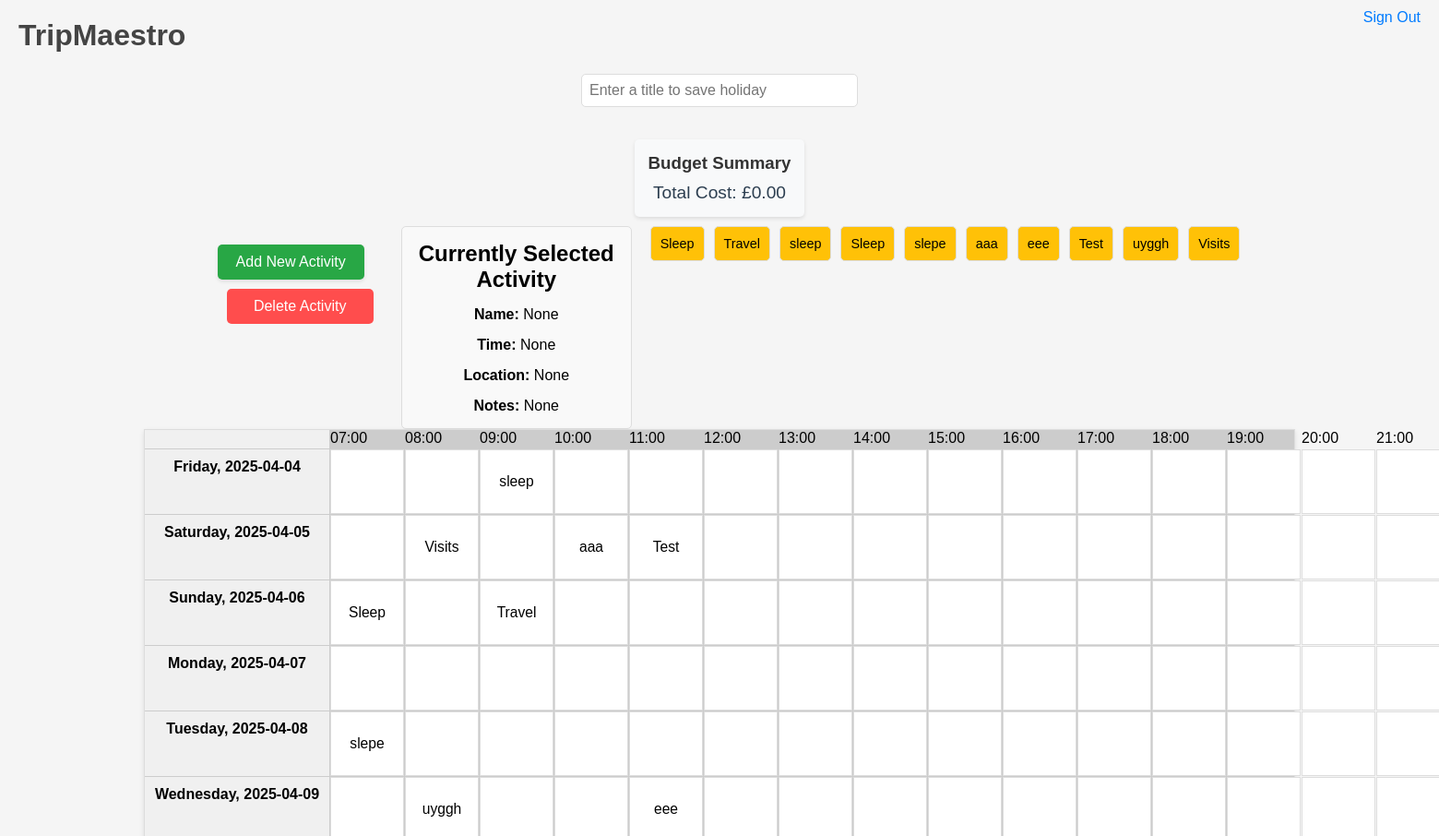
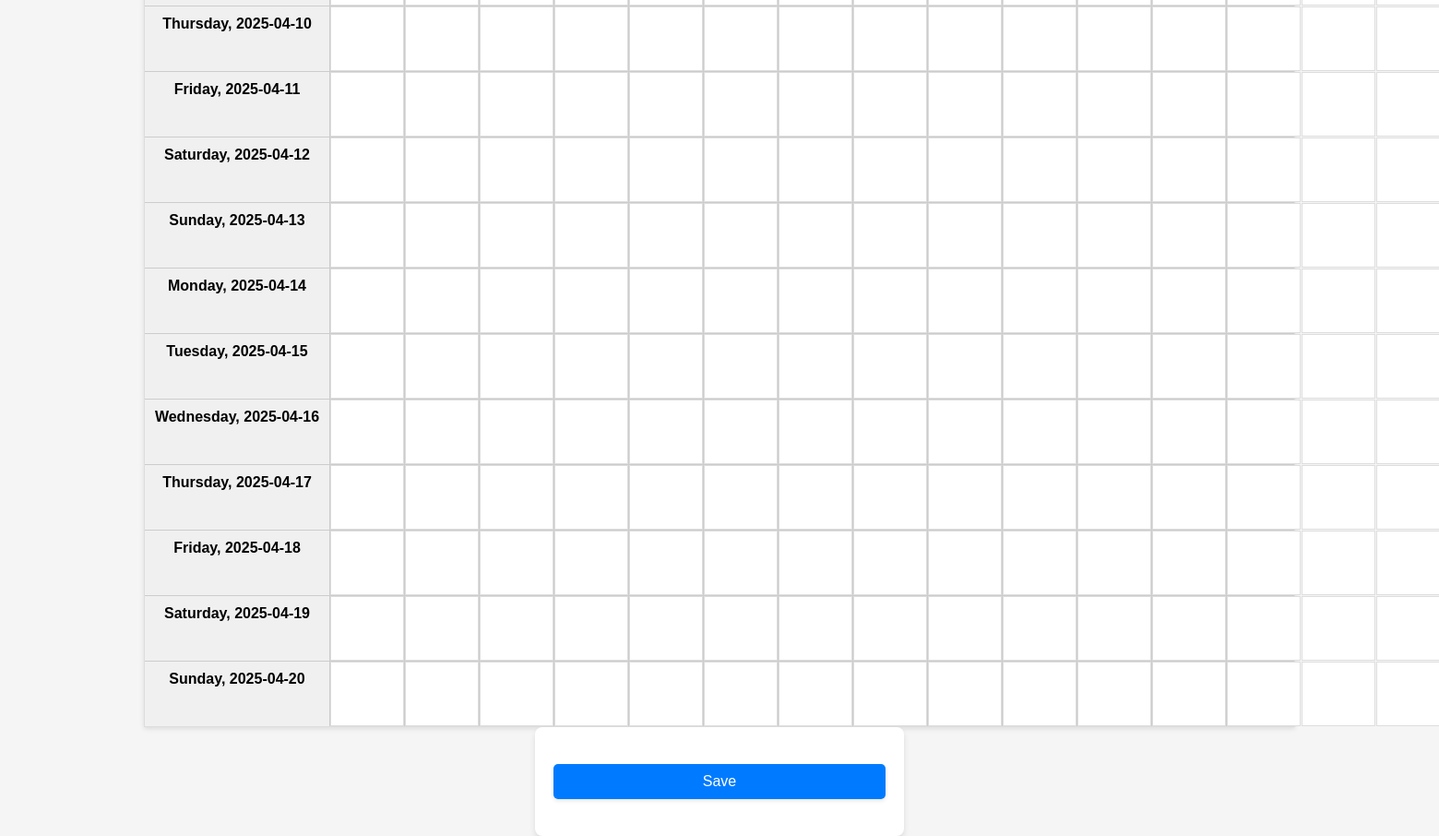
Page /calendar?holidayID=27 (signed in) on the committed database (2 pictures, top to bottom).
### tables this page shows
CREATE TABLE "activities" (
	"activityID"	INTEGER NOT NULL,
	"holidayID"	INTEGER,
	"userID"	INTEGER,
	"activityName"	TEXT,
	"startTime"	TEXT,
	"bookingLink"	TEXT,
	"location"	TEXT,
	"additionalNotes"	TEXT,
	"price"	INTEGER,
	PRIMARY KEY("activityID" AUTOINCREMENT),
	FOREIGN KEY("holidayID") REFERENCES "holidays"("holidayID"),
	FOREIGN KEY("userID") REFERENCES "users"("userID")
);

### app.py (the view)
@app.route('/calendar', methods=['GET', 'POST'])
def calendar():
    holidayID = request.args.get('holidayID', -1)  # Get the holiday ID from query parameters
    if 'user_id' not in session:
        return redirect(url_for('login'))
    if holidayID == -1:
        return redirect(url_for('dashboard'))
    dateConnection = sqlite3.connect('users.db')
    try:
        dateCursor = dateConnection.cursor()
        dateCursor.execute("SELECT startDate, endDate, cost FROM holidays WHERE holidayID = ?", (holidayID,))
        holiday_data = dateCursor.fetchone()
        dates = holiday_data[:2]  #Extracts the start and end dates
        total_cost = holiday_data[2]  #Extracts the cost of the holiday
    finally:
        dateConnection.close()
    start_date = datetime.strptime(dates[0], '%Y-%m-%d')  #Takes start date and converts it to a datetime object
    end_date = datetime.strptime(dates[1], '%Y-%m-%d')    #"" with end date
    all_dates = []
    for i in range((end_date - start_date).days + 1):
        all_dates.append((start_date + timedelta(days=i)).strftime('%A, %Y-%m-%d'))
    conn = sqlite3.connect('users.db')
    try:
        cursor = conn.cursor()
        cursor.execute("SELECT activityName FROM activities WHERE holidayID = ?", (holidayID,))
        activity_names_db = cursor.fetchall()  # Returns a tuple of all activities for the holiday
    finally:
        conn.close()
    activity_names = []
    for activity in activity_names_db:
        activity_names.append(activity[0]) #Converts tuple into a list of activity names
    conn = sqlite3.connect('users.db')
    try:
        cursor = conn.cursor()
        cursor.execute("SELECT activityID, activityName, startTime, location, additionalNotes, price FROM activities WHERE holidayID = ?", (holidayID,))
        activities = cursor.fetchall()
    finally:
        conn.close()
    activities_list = []
    for activity in activities:
            activities_list.append({
                'id': activity[0],  # rowid from the database
                'name': activity[1],
                'time': activity[2],
                'location': activity[3],
                'notes': activity[4],
                'cost' : activity[5]
            }) #Converts tuple into a list of dictionaries with activity details
    return render_template(
        'calendar.html',
        holidayID=holidayID,
        all_dates=all_dates,  #Sends the list of all dates
        activity_names = activity_names, #Sends the list of activity names
        calendar_data = json.dumps(activities_list), #Sends the list of activities' details
        activities_list = activities_list, #Sends the list of activities' details
        total_cost = total_cost #Sends the total cost of the holiday
    )

### templates/calendar.html (shortened to what this page needs)
<html>
<head>
    <link rel="stylesheet" href="{{ url_for('static', filename='styles.css') }}">
</head>
<body>
    <header>
        <div class="planner-header">
            <a href="{{ url_for('dashboard') }}" class="title-link"><h1>TripMaestro</h1></a>
        </div>
        <div class="header-right">
            <a href="/logout" class="btn-signout">Sign Out</a>
        </div>
    </header>
    <div class="settings">
        <h2>
            <input type="text" id="holiday-title" name="holiday-title" value="" placeholder="Enter a title to save holiday">
        </h2>
    </div>
    <div class="budget-info">
        <h3>Budget Summary</h3>
        <p>Total Cost: £{{ "%.2f"|format(total_cost|float) }}</p>
    </div>
    <div class ="vertical-strip">
        <div class="activity-buttons">
            <a href="{{ url_for('new_activity', holidayID=holidayID) }}" class="btn-add-activity">Add New Activity</a>
            <button id="delete-activity-btn" class="btn-delete-activity">Delete Activity</button>
        </div>
        <div class="selected-activity">
            <h2>Currently Selected Activity</h2>
            <p><strong>Name:</strong> <span id="activity-name">None</span></p>
            <p><strong>Time:</strong> <span id="activity-time">None</span></p>
            <p><strong>Location:</strong> <span id="activity-location">None</span></p>
            <p><strong>Notes:</strong> <span id="activity-notes">None</span></p>
    </div>
    <div class="activity-palette">
    {% for activity in activities_list %}
        <div
            class="activity-block"
            draggable="true"
            data-id="{{ activity['id'] }}"
            data-name="{{ activity['name'] }}"
            data-location="{{ activity['location'] }}"
            data-notes="{{ activity['notes'] }}">
            {{ activity['name'] }}
        </div>
    {% endfor %}
    </div>
</div>
    <div class="calendar-container">
        <div class="day-row-header"> </div>
        {% for hour in range(7, 23) %}
            <div class="time-slot-header">{{ "%02d:00" | format(hour) }}</div>
        {% endfor %}
        {% for date in all_dates %}
            <div class="day-row-header">{{ date }}</div>
            {% for hour in range(7, 23) %}
                <div
                    class="calendar-cell"
                    data-date="{{ date }}"
                    data-hour="{{ hour }}"
                    data-activity-id="">
                </div>
            {% endfor %}
        {% endfor %}
    </div>
    <form id="save-form" action="/save_calendar" method="POST">
        <button type="submit" class="save-button">Save</button>
    </form>
</body>
</html>

### static/styles.css (style rules this page uses)
* { margin: 0; padding: 0; box-sizing: border-box; font-family: Arial, sans-serif; }
body { display: flex; flex-direction: column; justify-content: center; align-items: center; min-height: 100vh; background-color: #f5f5f5; margin: 0; }
h1 { color: #444; margin-bottom: 20px; font-size: 2rem; text-align: center; }
h1, h2 { text-align: center; margin-bottom: 10px; }
form { background: #fff; padding: 20px; border-radius: 8px; box-shadow: 0 4px 6px rgba(0, 0, 0, 0.1); width: 100%; max-width: 400px; }
input, select, textarea { width: 100%; padding: 10px; margin-bottom: 15px; border: 1px solid #ddd; border-radius: 4px; font-size: 1rem; }
button { width: 100%; padding: 10px; background-color: #007BFF; color: #fff; border: none; border-radius: 4px; cursor: pointer; font-size: 1rem; }
p { margin-top: 15px; text-align: center; }
a { color: #007BFF; text-decoration: none; }
.header-right { position: absolute; top: 0; right: 0; display: flex; justify-content: flex-end; align-items: center; padding: 10px 20px; z-index: 1000; }
.planner-header { position: absolute; top: 20px; left: 20px; font-size: 2rem; color: #444; font-weight: bold; }
.settings { display: flex; align-items: center; justify-content: center; margin-top: 80px; }
.settings input { width: 300px; font-size: 1rem; padding: 8px; border: 1px solid #ddd; border-radius: 5px; }
.header-left, .header-right { display: flex; align-items: center; gap: 1rem; }
.calendar-container { display: grid; grid-template-columns: 200px repeat(16, 80px); gap: 1px; background-color: #ccc; max-width: 80%; margin: 0 auto; border: 1px solid #ddd; box-shadow: 0 2px 5px rgba(0, 0, 0, 0.1); }
.calendar-cell { background-color: white; min-height: 70px; border: 1px solid #ddd; position: relative; overflow: visible; text-align: center; display: flex; align-items: center; justify-content: center; font-size: clamp(0.8rem, 1vw, 1.2rem); white-space: nowrap; text-overflow: ellipsis; }
.save-button { display: block; margin: 20px auto; padding: 10px 20px; background-color: #007bff; color: white; border: none; border-radius: 5px; cursor: pointer; font-size: 1rem; box-shadow: 0 2px 4px rgba(0, 0, 0, 0.1); }
.activity-palette { display: flex; justify-content: center; margin-bottom: 20px; gap: 10px; }
.activity-block { background-color: #ffc107; border: 1px solid #ddd; padding: 10px; border-radius: 5px; text-align: center; cursor: grab; font-size: 0.9rem; }
.activity-buttons { display: flex; justify-content: center; margin: 20px 0; text-align: center; }
.btn-add-activity { display: inline-block; padding: 10px 20px; background-color: #28a745; color: white; text-decoration: none; border-radius: 5px; font-size: 1rem; text-align: center; box-shadow: 0 2px 4px rgba(0, 0, 0, 0.1); }
.day-row-header { font-weight: bold; text-align: center; background-color: #f0f0f0; font-size: 1rem; padding: 10px; }
.btn-delete-activity { background-color: #ff4d4d; color: white; border: none; border-radius: 5px; padding: 10px 20px; cursor: pointer; font-size: 1rem; margin-left: 10px; }
.vertical-strip { display: flex; flex-direction: row; align-items: flex-start; gap: 20px; margin-left: 20px; }
.activity-buttons { display: flex; flex-direction: column; gap: 10px; }
.selected-activity { border: 1px solid #ddd; padding: 15px; background-color: #f9f9f9; border-radius: 5px; width: 250px; margin-left: 20px; }
.budget-info { background-color: #f8f9fa; padding: 15px; border-radius: 5px; margin: 10px; box-shadow: 0 2px 4px rgba(0,0,0,0.1); }
.budget-info h3 { margin: 0 0 10px 0; color: #333; }
.budget-info p { margin: 0; font-size: 1.2em; color: #2c3e50; }

### rows in the picture
activities: name "Sleep"
activities: name "Travel"
activities: name "sleep"
activities: name "Sleep"
activities: name "slepe"
activities: name "aaa"
activities: name "eee"
activities: name "Test"
activities: name "uyggh"
activities: name "Visits"

### other values in the picture
{{ "%.2f"|format(total_cost|float) }} "0.00"
{{ "%02d:00" | format(hour) }} "07:00" "08:00" "09:00" "10:00" "11:00" "12:00" "13:00" "14:00" "15:00" "16:00" "17:00" "18:00" "19:00" "20:00" "21:00"
{{ date }} "Friday, 2025-04-04" "Saturday, 2025-04-05" "Sunday, 2025-04-06" "Monday, 2025-04-07" "Tuesday, 2025-04-08" "Wednesday, 2025-04-09" "Thursday, 2025-04-10" "Friday, 2025-04-11" "Saturday, 2025-04-12" "Sunday, 2025-04-13" "Monday, 2025-04-14" "Tuesday, 2025-04-15" "Wednesday, 2025-04-16" "Thursday, 2025-04-17" "Friday, 2025-04-18" "Saturday, 2025-04-19" "Sunday, 2025-04-20"
